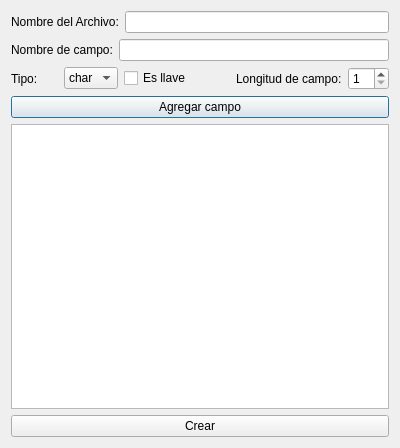
<?xml version="1.0" encoding="UTF-8"?>
<ui version="4.0">
 <class>dialogNuevo</class>
 <widget class="QDialog" name="dialogNuevo">
  <property name="geometry">
   <rect>
    <x>0</x>
    <y>0</y>
    <width>400</width>
    <height>448</height>
   </rect>
  </property>
  <property name="windowTitle">
   <string>Dialog</string>
  </property>
  <layout class="QVBoxLayout" name="verticalLayout_2">
   <item>
    <layout class="QHBoxLayout" name="horizontalLayout">
     <item>
      <widget class="QLabel" name="label">
       <property name="text">
        <string>Nombre del Archivo:</string>
       </property>
      </widget>
     </item>
     <item>
      <widget class="QLineEdit" name="le_archivo"/>
     </item>
    </layout>
   </item>
   <item>
    <layout class="QVBoxLayout" name="verticalLayout">
     <item>
      <layout class="QHBoxLayout" name="horizontalLayout_2">
       <item>
        <widget class="QLabel" name="label_2">
         <property name="text">
          <string>Nombre de campo:</string>
         </property>
        </widget>
       </item>
       <item>
        <widget class="QLineEdit" name="le_campo"/>
       </item>
      </layout>
     </item>
     <item>
      <layout class="QHBoxLayout" name="horizontalLayout_5">
       <item>
        <layout class="QHBoxLayout" name="horizontalLayout_3">
         <item>
          <widget class="QLabel" name="label_3">
           <property name="text">
            <string>Tipo:</string>
           </property>
          </widget>
         </item>
         <item>
          <widget class="QComboBox" name="comboBox">
           <item>
            <property name="text">
             <string>char</string>
            </property>
           </item>
           <item>
            <property name="text">
             <string>int</string>
            </property>
           </item>
          </widget>
         </item>
        </layout>
       </item>
       <item>
        <widget class="QCheckBox" name="checkBox">
         <property name="text">
          <string>Es llave</string>
         </property>
        </widget>
       </item>
       <item>
        <layout class="QHBoxLayout" name="horizontalLayout_4">
         <item>
          <widget class="QLabel" name="label_4">
           <property name="text">
            <string>Longitud de campo:</string>
           </property>
          </widget>
         </item>
         <item>
          <widget class="QSpinBox" name="spinBox">
           <property name="minimum">
            <number>1</number>
           </property>
           <property name="displayIntegerBase">
            <number>10</number>
           </property>
          </widget>
         </item>
        </layout>
       </item>
      </layout>
     </item>
     <item>
      <widget class="QPushButton" name="pb_campo">
       <property name="text">
        <string>Agregar campo</string>
       </property>
      </widget>
     </item>
     <item>
      <widget class="QListView" name="listView"/>
     </item>
    </layout>
   </item>
   <item>
    <widget class="QPushButton" name="pb_archivo">
     <property name="text">
      <string>Crear</string>
     </property>
    </widget>
   </item>
  </layout>
  <zorder>layoutWidget</zorder>
  <zorder>layoutWidget</zorder>
  <zorder>pb_archivo</zorder>
 </widget>
 <resources/>
 <connections/>
</ui>
